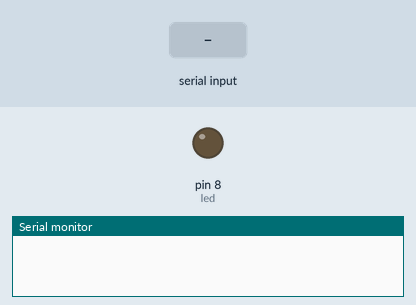
This sketch was run on a simulated Arduino Uno, built with avr-gcc and run on an emulated ATmega328P. Shown: output pins drawn as LEDs (lit = HIGH), the last lines printed to the serial monitor. Inputs (shaded band) come from the test bench.

Above: at 1.2 s.
1.3 s: "1" received over Serial
At 1.7 s:
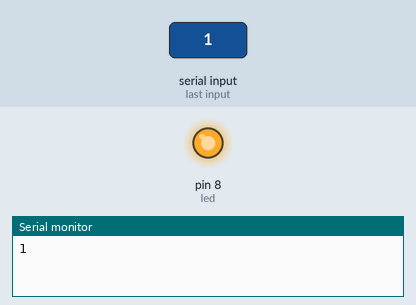
2.8 s: "2" received over Serial
At 4.0 s:
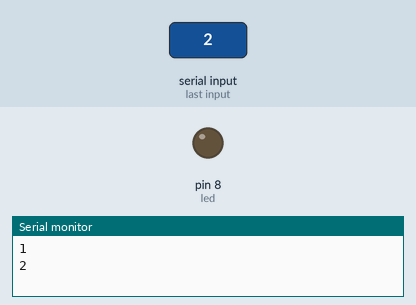
Timing chart, 0 to 5.8 s (numbered marks = the images above; inputs shaded):
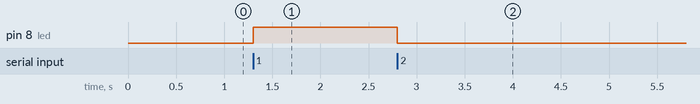

The sketch:

sketch_sep13a.ino
```cpp
#include <SoftwareSerial.h>  // we added this function because it wasn't there
SoftwareSerial BTSerial (0,1);
int led = 8; // also integer called led
char val;
void setup()
{

pinMode(led, OUTPUT);  // Digital pin 13 set as output Pin
Serial.begin(9600);
}

void loop()
{
  while (Serial.available() > 0)
  {
  val = Serial.read();
  Serial.println(val);
  }

  if( val == '1') // Forward
    {

      digitalWrite(led, HIGH);
    }
  else if(val == '2') // Backward
    {

      digitalWrite(led, LOW);
    }


}

// End of program
```

Measured:
- after the input at 1.3 s, pin 8 (led): LOW → HIGH at once
- after the input at 2.8 s, pin 8 (led): HIGH → LOW at once
